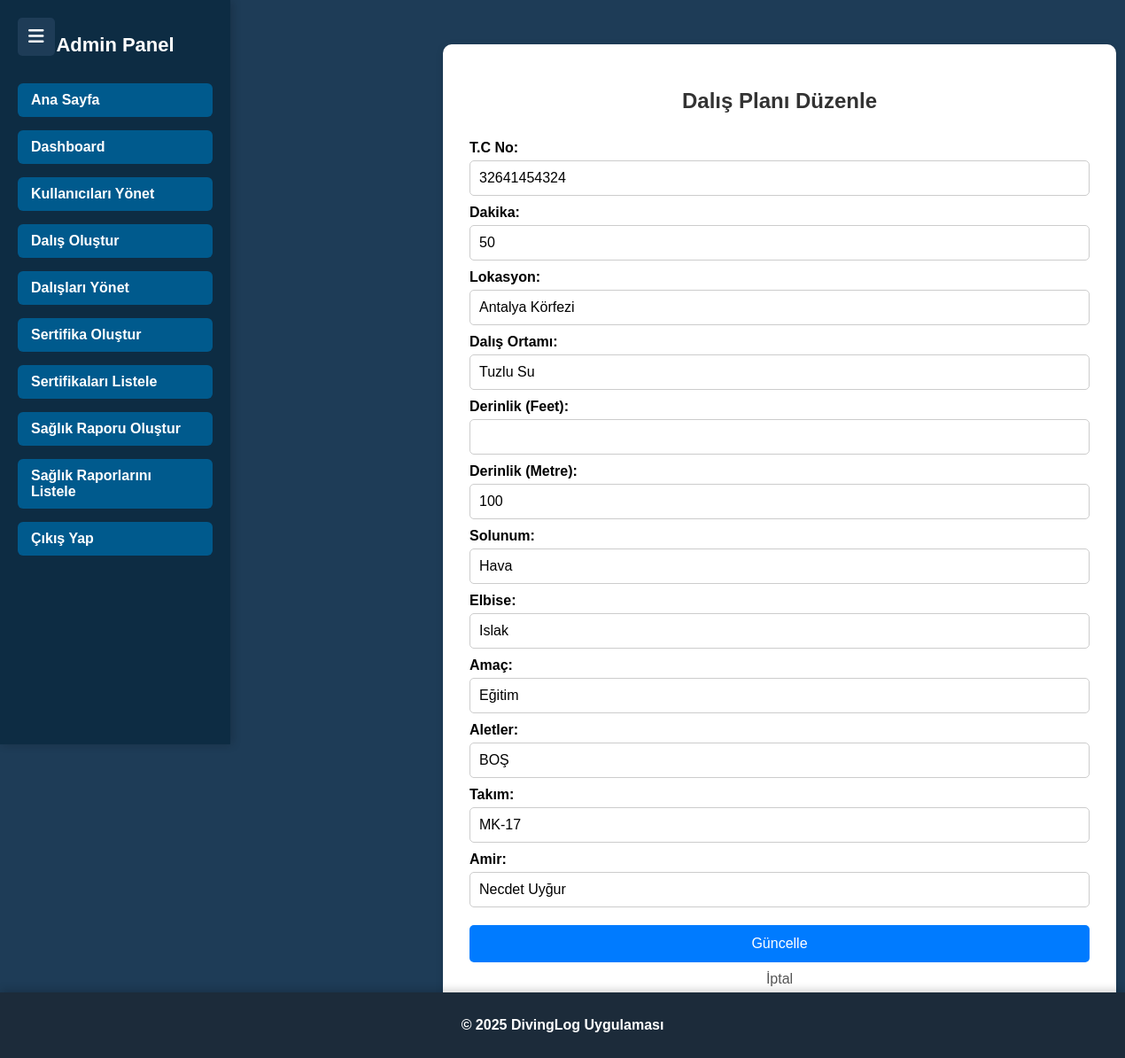
Screenshot of /admin/edit_diving_plan.php?id=1 with the database file from the repository.
### tables this page shows
CREATE TABLE `diving_plans` (
  `id` int(11) NOT NULL,
  `tcno` varchar(11) NOT NULL,
  `start_time` time DEFAULT NULL,
  `end_time` time DEFAULT NULL,
  `bottom_time` varchar(10) DEFAULT NULL,
  `avg_depth` varchar(10) DEFAULT NULL,
  `max_depth` varchar(10) DEFAULT NULL,
  `temperature` varchar(10) DEFAULT NULL,
  `minutes` varchar(10) DEFAULT NULL,
  `diving_location` varchar(255) DEFAULT NULL,
  `water_type` varchar(50) DEFAULT NULL,
  `depth_feet` varchar(10) DEFAULT NULL,
  `depth_meter` varchar(10) DEFAULT NULL,
  `respiration` varchar(50) DEFAULT NULL,
  `clothing` varchar(50) DEFAULT NULL,
  `diving_purpose` varchar(255) DEFAULT NULL,
  `tools` varchar(255) DEFAULT NULL,
  `tools_devices` varchar(100) DEFAULT NULL,
  `supervisor` varchar(100) DEFAULT NULL,
  `created_at` timestamp NOT NULL DEFAULT current_timestamp()
);

### src/admin/edit_diving_plan.php (the view, shortened to what this page needs)
<?php
    include('../../config.php');
    if (isset($_GET['id']) && filter_var($_GET['id'], FILTER_VALIDATE_INT)) {
        $id = (int)$_GET['id'];
        $stmt = $mysqlB->prepare("SELECT * FROM diving_plans WHERE id = ?");
        $stmt->bind_param("i", $id);
        $stmt->execute();
        $result = $stmt->get_result();
        $row = $result->fetch_assoc();
    } else {
        die("ID belirtilmedi veya geçersiz.");
    }
?>
<!DOCTYPE html>
<html lang="tr">
<head>
    <link rel="stylesheet" href="../CSS/edit_diving_plan.css">
    <link rel="stylesheet" href="https://cdnjs.cloudflare.com/ajax/libs/font-awesome/6.5.0/css/all.min.css">
</head>
<body>
    <div class="menu-toggle" onclick="toggleSidebar()">
        <i class="fas fa-bars"></i>
    </div>
    <div class="sidebar">
        <h2>Admin Panel</h2>
        <ul>
            <li><a href="../index.php">Ana Sayfa</a></li>
            <li><a href="dashboard.php">Dashboard</a></li>
            <li><a href="manage_users.php">Kullanıcıları Yönet</a></li>
            <li><a href="diving.php">Dalış Oluştur</a></li>
            <li><a href="manage_diving.php">Dalışları Yönet</a></li>
            <li><a href="certificate.php">Sertifika Oluştur</a></li>
            <li><a href="certificate_list.php">Sertifikaları Listele</a></li>
            <li><a href="health_inspection.php">Sağlık Raporu Oluştur</a></li>
            <li><a href="health_inspection_list.php">Sağlık Raporlarını Listele</a></li>
            <li><a href="../users/exit.php">Çıkış Yap</a></li>
        </ul>
    </div>
    <div class="container">
        <h2>Dalış Planı Düzenle</h2>
        <form action="" method="POST">
            <label>T.C No:</label>
            <input type="text" name="tcno" value="<?= htmlspecialchars($row['tcno']) ?>" required>
            <label>Dakika:</label>
            <input type="number" name="minutes" value="<?= htmlspecialchars($row['minutes']) ?>" required>
            <label>Lokasyon:</label>
            <input type="text" name="diving_location" value="<?= htmlspecialchars($row['diving_location']) ?>" required>
            <label>Dalış Ortamı:</label>
            <input type="text" name="water_type" value="<?= htmlspecialchars($row['water_type']) ?>" required>
            <label>Derinlik (Feet):</label>
            <input type="number" step="0.1" name="depth_feet" value="<?= htmlspecialchars($row['depth_feet']) ?>">
            <label>Derinlik (Metre):</label>
            <input type="number" step="0.1" name="depth_meter" value="<?= htmlspecialchars($row['depth_meter']) ?>">
            <label>Solunum:</label>
            <input type="text" name="respiration" value="<?= htmlspecialchars($row['respiration']) ?>">
            <label>Elbise:</label>
            <input type="text" name="clothing" value="<?= htmlspecialchars($row['clothing']) ?>">
            <label>Amaç:</label>
            <input type="text" name="diving_purpose" value="<?= htmlspecialchars($row['diving_purpose']) ?>">
            <label>Aletler:</label>
            <input type="text" name="tools" value="<?= htmlspecialchars($row['tools']) ?>">
            <label>Takım:</label>
            <input type="text" name="tools_devices" value="<?= htmlspecialchars($row['tools_devices']) ?>">
            <label>Amir:</label>
            <input type="text" name="supervisor" value="<?= htmlspecialchars($row['supervisor']) ?>">
            <button type="submit">Güncelle</button>
            <a href="manage_diving.php" class="cancel-btn">İptal</a>
        </form>
    </div>
<footer>
    <p>&copy; 2025 DivingLog Uygulaması</p>
</footer>
</body>
</html>

### src/CSS/edit_diving_plan.css (style rules this page uses)
body { font-family: Arial, sans-serif; background-color: #1e3c57; margin: 0; padding: 0; }
.container { width: 90%; max-width: 700px; margin: 50px auto; background-color: #ffffff; padding: 30px; box-shadow: 0 2px 10px rgba(0,0,0,0.1); border-radius: 10px; margin-left: 500px; }
h2 { text-align: center; color: #333; }
form { display: flex; flex-direction: column; }
label { margin-top: 10px; font-weight: bold; }
input[type="text"], input[type="number"] { padding: 10px; margin-top: 5px; border: 1px solid #ccc; border-radius: 5px; font-size: 16px; }
button { margin-top: 20px; padding: 12px; background-color: #007BFF; color: white; border: none; font-size: 16px; border-radius: 5px; cursor: pointer; transition: 0.3s; }
.cancel-btn { text-decoration: none; text-align: center; display: block; margin-top: 10px; color: #555; }
.sidebar { position: fixed; top: 0; left: 0; width: 220px; height: 100vh; background-color: #0d2c43; padding: 20px; box-shadow: 2px 0 10px rgba(0,0,0,0.2); }
.sidebar h2 { color: #ffffff; font-size: 22px; text-align: center; margin-bottom: 30px; }
.sidebar ul { list-style: none; padding: 0; }
.sidebar ul li { margin-bottom: 15px; }
.sidebar ul li a { text-decoration: none; color: #fff; font-weight: bold; display: block; padding: 10px 15px; border-radius: 6px; background-color: #005a8d; transition: background-color 0.3s ease; }
.menu-toggle { position: fixed; top: 20px; left: 20px; z-index: 999; background-color: #1e3c57; padding: 10px 12px; border-radius: 5px; cursor: pointer; color: white; font-size: 20px; transition: background 0.3s ease; }
.sidebar { transition: transform 0.3s ease; }
footer { background-color: #1c2b3a; color: #ffffff; text-align: center; font-weight: bold; padding: 12px 0; width: 100%; position: fixed; left: 0; bottom: 0; z-index: 999; box-shadow: 0 -2px 10px rgba(0, 0, 0, 0.2); }

### rows the page displays
diving_plans: tcno "32641454324", minutes "50", diving_location "Antalya Körfezi", water_type "Tuzlu Su", depth_meter "100", respiration "Hava", clothing "Islak", diving_purpose "Eğitim", tools "BOŞ", tools_devices "MK-17", supervisor "Necdet Uyğur"
